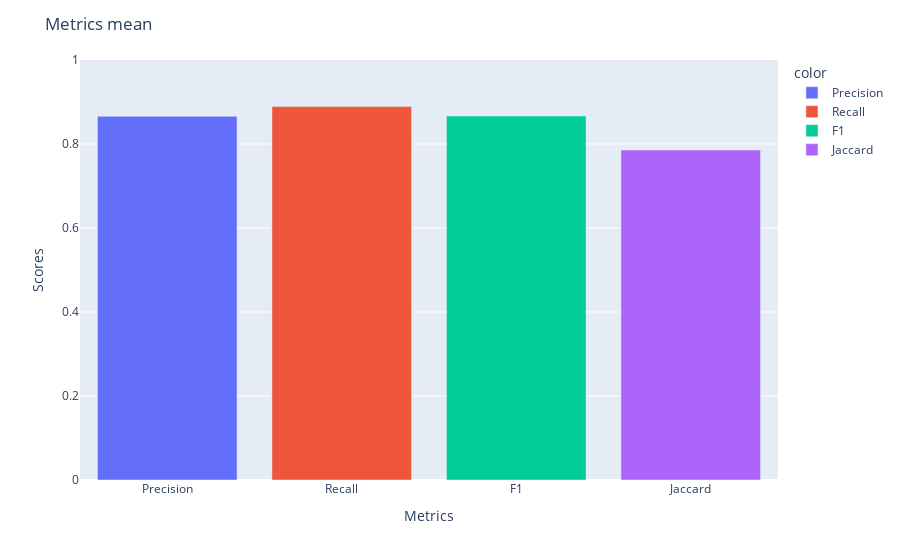

The cell this chart's notebook holds for it:
### Code cell
fig = px.bar(unet_df.mean(),labels={
                     "index": "Metrics",
                     "value": "Scores",
                 }, color=[ 'Precision', 'Recall','F1', 'Jaccard'])
fig.update_layout({

'title': 'Metrics mean',
},)
fig.update_yaxes(range = [0,1])
fig.show()

### Figure 1 — Plotly figure (JSON) as saved in the notebook; plotly's stock layout.template omitted (floating-point values rounded to 4 significant figures)
{"data": [{"alignmentgroup": "True", "hovertemplate": "color=Precision<br>Metrics=%{x}<br>Scores=%{y}<extra></extra>", "legendgroup": "Precision", "marker": {"color": "#636efa", "pattern": {"shape": ""}}, "name": "Precision", "offsetgroup": "Precision", "orientation": "v", "showlegend": true, "textposition": "auto", "type": "bar", "x": ["Precision"], "xaxis": "x", "y": [0.866], "yaxis": "y"}, {"alignmentgroup": "True", "hovertemplate": "color=Recall<br>Metrics=%{x}<br>Scores=%{y}<extra></extra>", "legendgroup": "Recall", "marker": {"color": "#EF553B", "pattern": {"shape": ""}}, "name": "Recall", "offsetgroup": "Recall", "orientation": "v", "showlegend": true, "textposition": "auto", "type": "bar", "x": ["Recall"], "xaxis": "x", "y": [0.889], "yaxis": "y"}, {"alignmentgroup": "True", "hovertemplate": "color=F1<br>Metrics=%{x}<br>Scores=%{y}<extra></extra>", "legendgroup": "F1", "marker": {"color": "#00cc96", "pattern": {"shape": ""}}, "name": "F1", "offsetgroup": "F1", "orientation": "v", "showlegend": true, "textposition": "auto", "type": "bar", "x": ["F1"], "xaxis": "x", "y": [0.8668], "yaxis": "y"}, {"alignmentgroup": "True", "hovertemplate": "color=Jaccard<br>Metrics=%{x}<br>Scores=%{y}<extra></extra>", "legendgroup": "Jaccard", "marker": {"color": "#ab63fa", "pattern": {"shape": ""}}, "name": "Jaccard", "offsetgroup": "Jaccard", "orientation": "v", "showlegend": true, "textposition": "auto", "type": "bar", "x": ["Jaccard"], "xaxis": "x", "y": [0.7856], "yaxis": "y"}], "layout": {"barmode": "relative", "legend": {"title": {"text": "color"}, "tracegroupgap": 0}, "margin": {"t": 60}, "title": {"text": "Metrics mean"}, "xaxis": {"anchor": "y", "domain": [0, 1], "title": {"text": "Metrics"}}, "yaxis": {"anchor": "x", "domain": [0, 1], "range": [0, 1], "title": {"text": "Scores"}}}}
